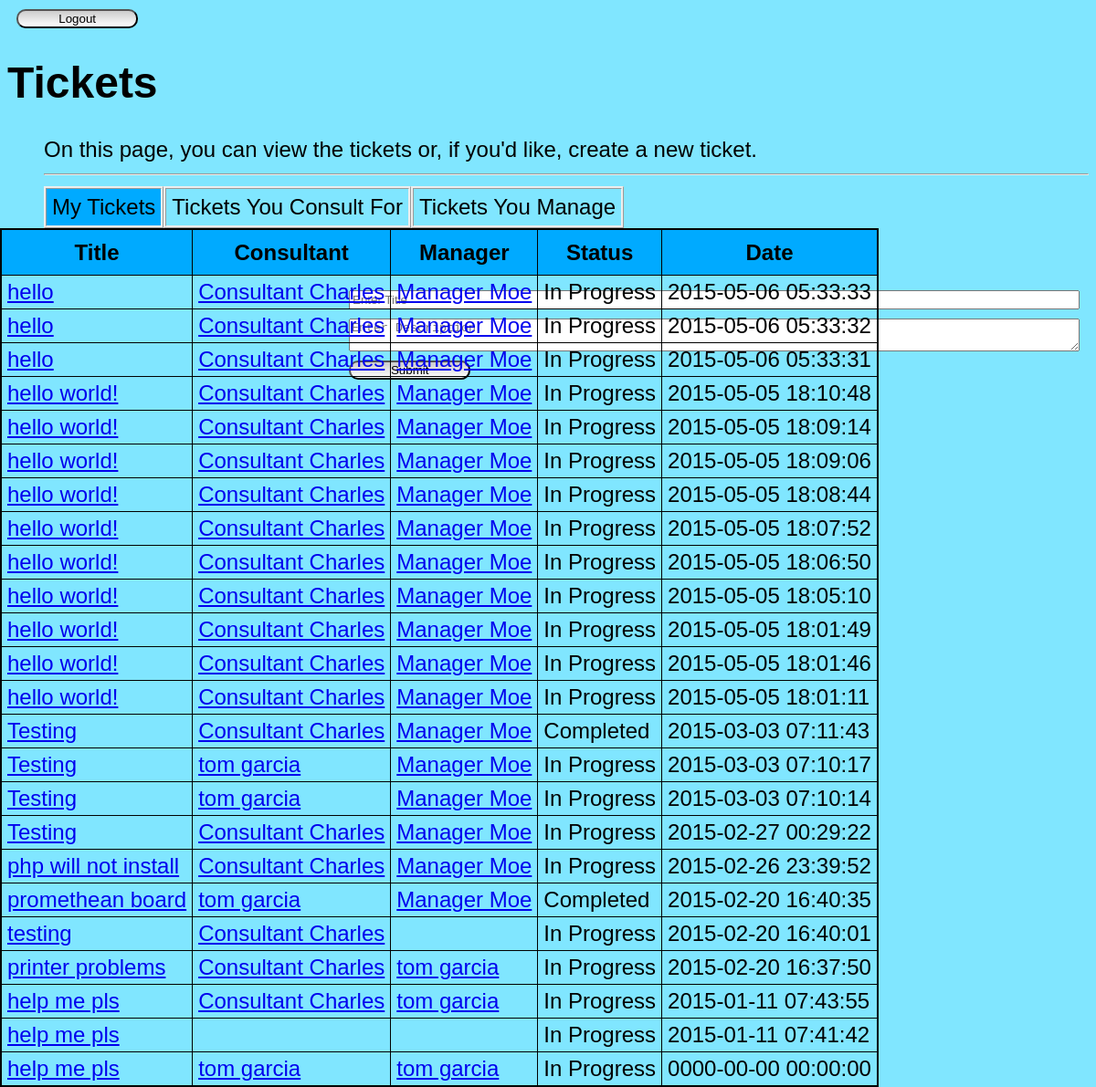
Page /tickets/list.php (signed in) on the earlier database version.
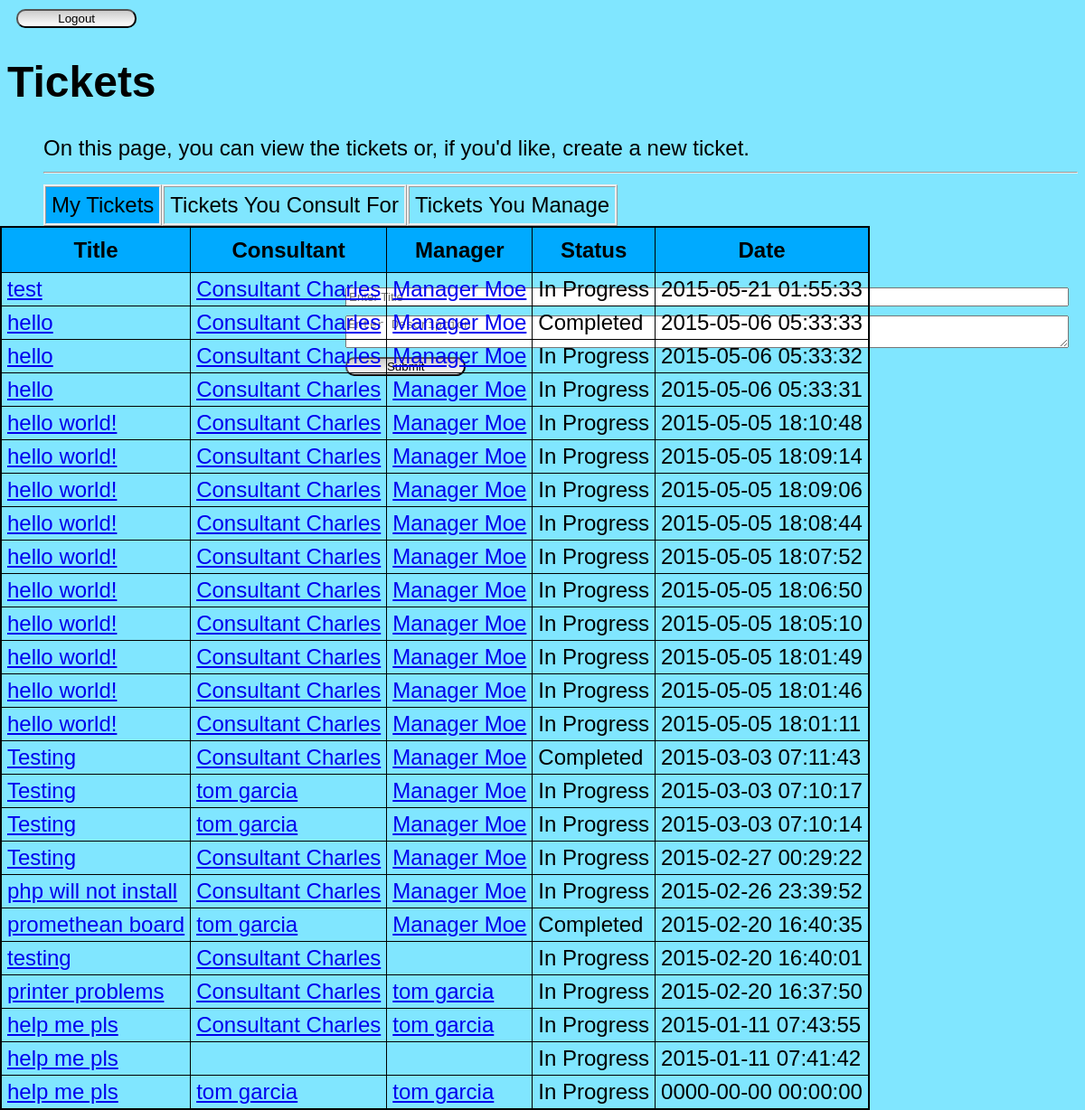
Same page on the later database version.
### tables this page shows
CREATE TABLE `tickets` (
  `id` int(11) NOT NULL AUTO_INCREMENT,
  `user` int(11) DEFAULT NULL,
  `consultant` int(11) DEFAULT NULL,
  `manager` int(11) DEFAULT NULL,
  `description` text NOT NULL,
  `status` int(11) DEFAULT NULL,
  `date` timestamp NOT NULL DEFAULT CURRENT_TIMESTAMP,
  `title` varchar(255) NOT NULL,
  PRIMARY KEY (`id`),
  KEY `user` (`user`),
  KEY `consultant` (`consultant`),
  KEY `manager` (`manager`),
  KEY `status` (`status`),
  CONSTRAINT `tickets_ibfk_1` FOREIGN KEY (`user`) REFERENCES `users` (`id`),
  CONSTRAINT `tickets_ibfk_2` FOREIGN KEY (`consultant`) REFERENCES `users` (`id`),
  CONSTRAINT `tickets_ibfk_3` FOREIGN KEY (`manager`) REFERENCES `users` (`id`),
  CONSTRAINT `tickets_ibfk_4` FOREIGN KEY (`status`) REFERENCES `statuses` (`id`)
);

CREATE TABLE `users` (
  `id` int(11) NOT NULL AUTO_INCREMENT,
  `first` varchar(255) NOT NULL,
  `last` varchar(255) NOT NULL,
  `position` int(11) DEFAULT NULL,
  `email` varchar(255) NOT NULL,
  `room` int(11) NOT NULL,
  `hash` varchar(255) DEFAULT NULL,
  `username` varchar(25) DEFAULT NULL,
  PRIMARY KEY (`id`),
  KEY `position` (`position`),
  CONSTRAINT `users_ibfk_1` FOREIGN KEY (`position`) REFERENCES `positions` (`id`)
);

### database/user.php (called while the page is built, shortened)
<?php
require_once(dirname(__FILE__) . "/ticket.php");
class User implements JsonSerializable {
    private static $db = null;
    private static $config = null;
    private $id;
    private $first;
    private $last;
    private $tickets;
    private $consultantTickets;
    private $managerTickets;
    public function __construct($idOrUsername) {
        if(is_numeric($idOrUsername)) {
            $query = User::$db->prepare(
                 'SELECT id, first, last,
                  email, room, position,
                  username, hash
                  FROM users
                  WHERE users.id = :id');
            $query->bindValue(':id', $idOrUsername);
        }
        else {
            $query = User::$db->prepare(
                 'SELECT id, first, last,
                  email, room, position,
                  username, hash
                  FROM users
                  WHERE users.username = :name');
            $query->bindValue(':name', $idOrUsername);
        }
        $query->execute();
        $results = $query->fetch();
        $this->id = $results['id'];
        $this->first = $results['first'];
        $this->last = $results['last'];
        $this->position = $results['position'];
    }
    public function getHTML() {
        return User::$config['root_directory'] . '/users/view.php?id=' . $this->id;
    }
    public static function init($config, $db) {
        User::$config = $config;
        User::$db = $db;
    }
    public function getFirst() {
        return $this->first;
    }
    public function getLast() {
        return $this->last;
    }
    public function getName() {
        return $this->getFirst() . ' ' . $this->getLast();
    }
    public function getTickets() {
        if(!isset($this->tickets)) {
            $query = User::$db->prepare("SELECT id
                                  FROM tickets
                                  WHERE tickets.user = :id
                                  ORDER BY tickets.date DESC");
            $query->bindValue(':id', $this->id);
            $query->execute();
            $results = $query->fetchAll();
            $this->tickets = array();
            foreach($results as $result) {
                array_push($this->tickets, new Ticket($result['id']));
            }
        }
        return $this->tickets;
    }
    public function getConsultantTickets() {
        if(!isset($this->consultantTickets)) {
            $query = User::$db->prepare("SELECT id
                                  FROM tickets
                                  WHERE tickets.consultant = :id
                                  ORDER BY tickets.date DESC");
            $query->bindValue(':id', $this->id);
            $query->execute();
            $results = $query->fetchAll();
            $this->consultantTickets = [];
            foreach($results as $result) {
                array_push($this->consultantTickets, new Ticket($result['id']));
            }
        }
        return $this->consultantTickets;
    }
    public function getManagerTickets() {
        if(!isset($this->managerTickets)) {
            $query = User::$db->prepare("SELECT id
                                  FROM tickets
                                  WHERE tickets.manager = :id
                                  ORDER BY tickets.date DESC");
            $query->bindValue(':id', $this->id);
            $query->execute();
            $results = $query->fetchAll();
            $this->managerTickets = [];
            foreach($results as $result) {
                array_push($this->managerTickets, new Ticket($result['id']));
            }
        }
        return $this->managerTickets;
    }
}
?>

### database/ticket.php (called while the page is built, shortened)
<?php
require_once(dirname(__FILE__) . "/user.php");
require_once(dirname(__FILE__) . "/status.php");
class Ticket implements JsonSerializable {
    private static $db = null;
    private static $config = null;
    private $id;
    private $title;
    private $status;
    private $date;
    private $cid;
    private $mid;
    private $manager;
    private $consultant;
    public function __construct($id) {
        $this->id = $id;
        $query = Ticket::$db->prepare(
                 'SELECT tickets.title as title, tickets.date, tickets.description,
                  tickets.status AS status,
                  users.id AS uid, users.first AS ufirst, users.last AS ulast,
                  consultants.id AS cid, consultants.first AS cfirst, consultants.last AS clast,
                  managers.id AS mid, managers.first AS mfirst, managers.last AS mlast
                  FROM tickets
                  LEFT JOIN users ON tickets.user = users.id
                  LEFT JOIN users consultants ON tickets.consultant = consultants.id
                  LEFT JOIN users managers ON tickets.manager = managers.id
                  WHERE tickets.id = :id');
        $query->bindValue(':id', $this->id);
        $query->execute();
        $results = $query->fetch();
        $this->title = $results['title'];
        $this->status = $results['status'];
        $this->date = $results['date'];
        $this->cid = $results['cid'];
        $this->mid = $results['mid'];
    }
    public static function init($config, $db) {
        Ticket::$config = $config;
        Ticket::$db = $db;
    }
    public function getHTML() {
        return Ticket::$config['root_directory'] . '/tickets/view.php?id=' . $this->id;
    }
    public function getTitle() {
        return $this->title;
    }
    public function getStatus() {
        return Status::toString($this->status);
    }
    public function getDate() {
        return $this->date;
    }
    public function getConsultantID() {
        return $this->cid;
    }
    public function getConsultant() {
        if(!isset($this->consultant))
            $this->consultant = new User($this->getConsultantID());
        return $this->consultant;
    }
    public function getManagerID() {
        return $this->mid;
    }
    public function getManager() {
        if(!isset($this->manager))
            $this->manager = new User($this->getManagerID());
        return $this->manager;
    }
}
?>

### database/status.php (called while the page is built, shortened)
<?php
abstract class Status {
    public static function toString($id) {
        $strings = [Status::InProgress => "In Progress",
                    Status::Completed => "Completed"];
        return $strings[$id];
    }
}
?>

### tickets/list.php (the view, shortened to what this page needs)
<?php
    require_once("../database/user.php");
    $user = new User($_SESSION['username']);
    function createTable($tickets, $userColumn = true, $consultantColumn = true, $managerColumn = true) {
        $str =
        '<table class="tab-content">
            <tr>
                <th>Title</th>';
        if($userColumn)
                $str .= '<th>User</th>';
        if($consultantColumn)
                $str .= '<th>Consultant</th>';
        if($managerColumn)
                $str .= '<th>Manager</th>';
        $str .= '<th>Status</th>
                 <th>Date</th>
            </tr>';
        foreach($tickets as $ticket){
            $str .= "<tr>
                <td><a href={$ticket->getHTML()}>{$ticket->getTitle()}</a></td>";
            if($userColumn)
                $str .= "<td><a href={$ticket->getUser()->getHTML()}>{$ticket->getUser()->getName()}</a></td>";
            if($consultantColumn)
                $str .= "<td><a href={$ticket->getConsultant()->getHTML()}>{$ticket->getConsultant()->getName()}</a></td>";
            if($managerColumn)
                $str .= "<td><a href={$ticket->getManager()->getHTML()}>{$ticket->getManager()->getName()}</a></td>";
            $str .= "<td>{$ticket->getStatus()}</td>
                <td>{$ticket->getDate()}</td>
                </tr>";
        }
        return $str . '</table>';
    }
?>
<html>
    <head>
        <link rel="stylesheet" href="../css/style.css">
    </head>
    <body>
        <?php include("../header.php") ?>
        <h1>Tickets</h1>
        <ul class="tabs">
            On this page, you can view the tickets or, if you'd like, create a new ticket.<hr>
                <li>
                    <label for="myTab">My Tickets</label>
                    <?php echo createTable($user->getTickets(), false, true, true);?>
                </li>
                <?php if($user->getConsultantTickets() !== null):?>
                    <li>
                        <label for="consultantTab">Tickets You Consult For</label>
                    </li>
                <?php endif;?>
                <?php if($user->getManagerTickets() !== null):?>
                    <li>
                        <label for="managerTab">Tickets You Manage</label>
                    </li>
                <?php endif;?>
        </ul>
        <div id="ticket-form">
        <h2>Create a Ticket</h2>
        <form action="create.php" method="post">
            <input name="title" type ="text" placeholder="Enter Title"></input>
            <textarea name="description" placeholder="Enter Description"></textarea>
            <button class="submit" type="submit" >Submit</button>
        </form>
        </div>
    </body>
</html>

### header.php
<form action="../logout.php" method="get">
    <button class="submit" type="submit" >Logout</button>
</form>

### css/style.css (style rules this page uses)
h1 { font-size: 48px; color:black padding:5px; }
h2 { font-size: 24px; color:black; }
body { font-size: 24px; font-family: Tahoma, Verdana, Arial, Helvetica, sans-serif; background-color: #80E6FF; }
td { padding: 4px 6px; }
table, th, td { border: 1px ridge black; font-size: 24px; }
table { border-collapse: collapse; }
th { height: 50px; background-color: #00AAFF; color: black; }
form * { display: block; width: 800px; margin: 10px; }
#ticket-form { float: right; }
[type="submit"] { width: 10em; border-radius: 10px; background-color: #CCCCCC; background: linear-gradient(180deg, #CCCCCC, #FFFFFF); }
.tabs { list-style: none; }
.tabs li { float: left; }
.tabs label { display: block; padding: 6px; border-style: ridge; cursor: pointer; }
.tab-content { position: absolute; left: 0; display: none; }
[id$="Tab"]:checked ~ label { background-color: #00AAFF; }
[id$="Tab"]:checked ~ .tab-content { display: block; }

Differences in the rows shown:
added tickets: title "test", consultant.last "Consultant Charles", manager.last "Manager Moe", status "In Progress", date "2015-05-21 01:55:33"
changed tickets (number 2 of 25 on the later page): status "In Progress" → "Completed"
